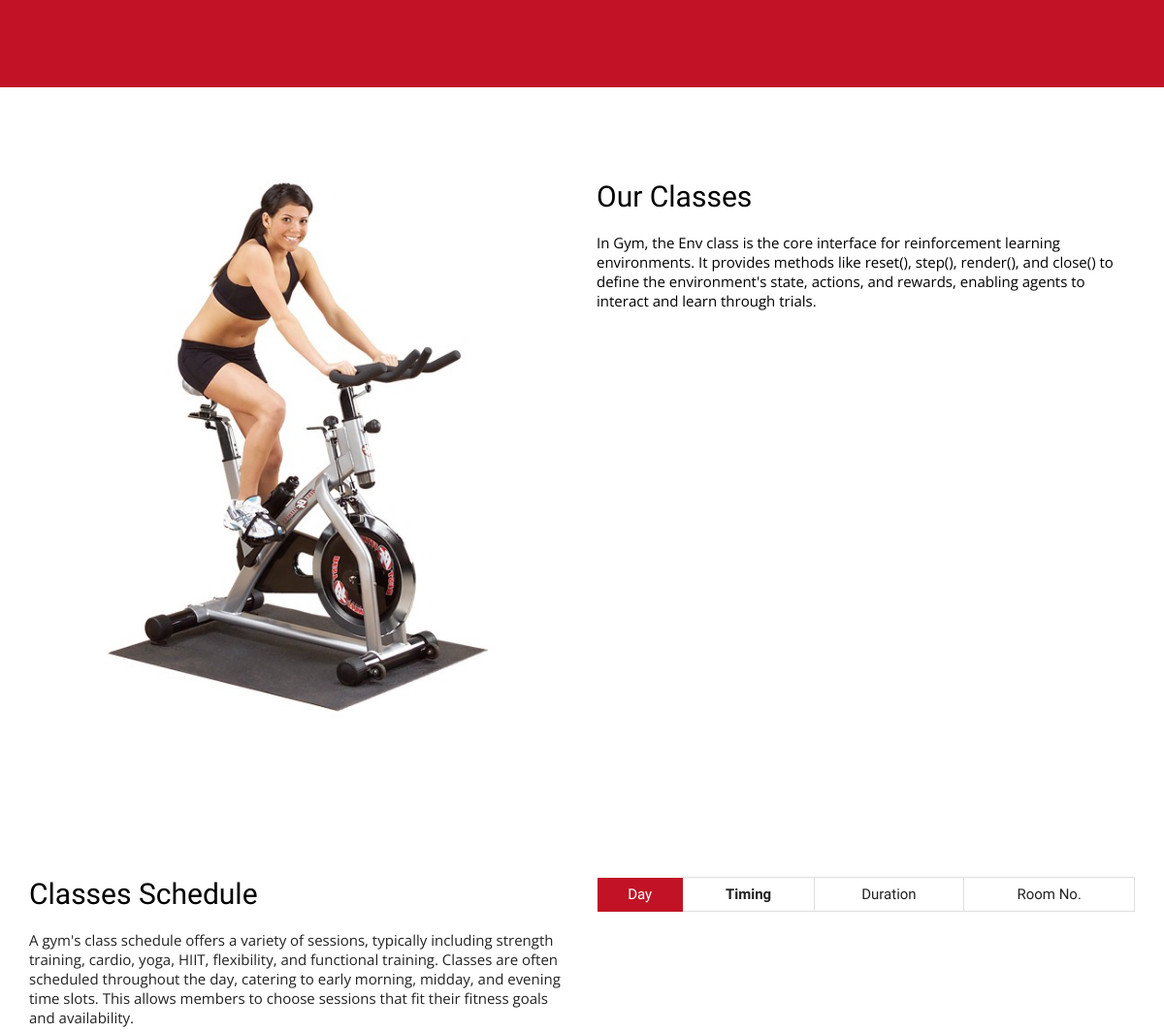
The app's page / (middle part), older data.
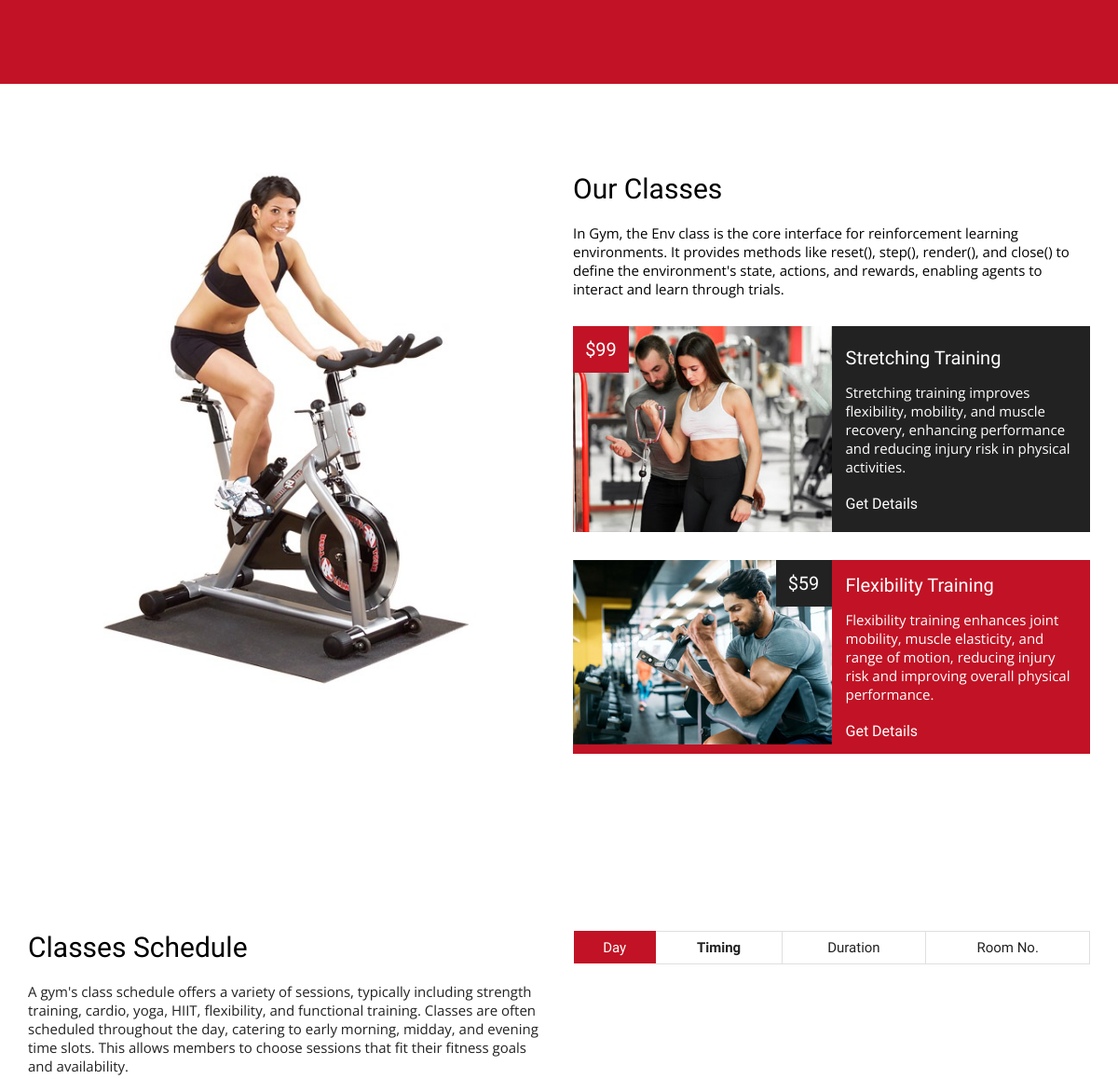
The same page, newer data.
### our_class/models.py (models this page shows)
class Class(models.Model):
    img=models.FileField(upload_to='about/',max_length=250, default="", blank=True, null=True)

class Class_Type(models.Model):
    class_type=models.CharField(max_length=100,default="")
    class_price=models.CharField(max_length=100,default="")
    class_des=models.TextField()
    class_type_img=models.FileField(upload_to='about/',max_length=250, default="", blank=True, null=True)

### home/views.py (the view, shortened to what this page needs)
# urls.py: path('',views.index,name='index'),
def index(request):
    AboutData=About.objects.all()
    ServiceData=Service.objects.all()
    ServiceType=Service_type.objects.all()
    ClassData=Class.objects.all()
    GalleryData=Gallery.objects.all()
    PackageData=Package.objects.all()
    ClassTypeData=Class_Type.objects.all()
    TrainingData=Training.objects.all()
    TableData=Table.objects.all()
    data={
        'AboutData':AboutData,
        'ServiceData':ServiceData,
        'ServiceType':ServiceType,
        'ClassData':ClassData,
        'GalleryData':GalleryData,
        'PackageData':PackageData,
        'ClassTypeData':ClassTypeData,
        'TrainingData':TrainingData,
        'TableData':TableData,
    }
    return render(request,'index.html',data)

### templates/index.html (shortened to what this page needs)
<!DOCTYPE html>
<html>
<head>
  <link rel="stylesheet" href="static/css/animate.css">
	<link rel="stylesheet" type="text/css" href="static/css/style.css">
</head>
<body>
 <section class="service" id="service">
 	<div class="container">
 		 <div class="content">
 		 	  <div class="text box wow slideInLeft">
 		 	  </div>
 		 	  <div class="accordian box wow slideInRight">
 		 	  </div>
 		 </div>
 	</div>
 </section>
<section class="classes" id="classes">
	<div class="container">
		 <div class="content">
			{% for i in ClassData %}
		 	  <div class="box img wow slideInLeft">
		 	  	 <img src="{{i.img.url}}" alt="classes" />
		 	  </div>
			{% endfor %}
		 	  <div class="box text wow slideInRight">
		 	  	 <h2>Our Classes</h2>
		 	  	 <p>In Gym, the Env class is the core interface for reinforcement learning environments. It provides methods like reset(), step(), render(), and close() to define the environment's state, actions, and rewards, enabling agents to interact and learn through trials.</p>
		 	  	<div class="class-items">
				{% for i in ClassTypeData %}
		 	  	 <div class="item wow bounceInUp">
                     <div class="item-img">
                     	 <img src="{{i.class_type_img.url}}" alt="classes">
                     	 <div class="price">
                     	 	 {{i.class_price}}
                     	 </div>
                     </div>
                     <div class="item-text">
                     	  <h4>{{i.class_type}}</h4>
                     	  <p>{{i.class_des}}</p>
                     	  <a href="">Get Details</a>
                     </div>
		 	  	 </div>
				 {% endfor %}
		 </div>
	</div>
</section>
  <section class="schedule" id="schedule">
  	 <div class="container">
  	 	  <div class="content">
  	 	  	   <div class="box text wow slideInLeft">
  	 	  	   	   <h2>Classes Schedule</h2>
  	 	  	   	   <p>
					A gym's class schedule offers a variety of sessions, typically including strength training, cardio, yoga, HIIT, flexibility, and functional training. Classes are often scheduled throughout the day, catering to early morning, midday, and evening time slots. This allows members to choose sessions that fit their fitness goals and availability.
  	 	  	   	   </p>
  	 	  	   </div>
  	 	  	   <div class="box timing wow slideInRight">
                   <table class="table">
					<thead>
						<tr>
							<td class="day">Day</td>
							<td><strong>Timing</strong></td>
							<td>Duration</td>
							<td>Room No.</td>
						</tr>
					</thead>
                   </table>
  	 	  	   </div>
  	 	  </div>
  	 </div>
  </section>
</body>
</html>

### static/css/style.css (style rules this page uses)
body { margin: 0; padding: 0; overflow-x: hidden; }
* { box-sizing: border-box; margin: 0; padding: 0; font-family: 'Oswald', sans-serif; }
.container { max-width: 1170px; margin: auto; }
.service { padding: 80px 0px; background-color: #c11325; }
.service .content { -webkit-display: flex; display: flex; }
.service .content .box { flex: 0 0 50%; max-width: 50%; padding: 15px; }
.classes { padding: 80px 0px 50px; background-color: #ffffff; }
.classes .content { -webkit-display: flex; display: flex; }
.classes .content .box { padding: 15px; flex: 0 0 50%; max-width: 50%; }
.classes .content .img img { width: 100%; -webkit-transform: rotateY(180deg); transform: rotateY(180deg); }
.classes .content .text h2 { font-size: 30px; font-weight: 500; color: #000000; padding: 0px 0px 20px; }
.classes .content .text p { font-size: 15px; line-height: 20px; color: #000000; margin: 0; padding: 0px 0px 30px; font-family: 'Open Sans', sans-serif; }
.classes .content .class-items .item { margin-bottom: 30px; display: flex; }
.classes .content .class-items .item:nth-child(1) { background-color: #222222; }
.classes .content .class-items .item:nth-child(2) { background-color: #c11325; }
.classes .content .class-items .item .item-text { padding: 15px; display: flex; flex-direction: column; justify-content: center; }
.classes .content .class-items .item .item-text, .classes .content .class-items .item .item-img { flex: 0 0 50%; max-width: 50%; position: relative; }
.classes .content .class-items .item .item-img img { width: 100%; display: block; }
.classes .content .class-items .item .item-img .price { position: absolute; height: 50px; width: 60px; font-size: 20px; font-weight: 500; color: #ffffff; text-align: center; line-height: 50px; }
.classes .content .class-items .item:nth-child(1) .item-img .price { background-color: #c11325; left: 0; top: 0; }
.classes .content .class-items .item:nth-child(2) .item-img .price { background-color: #222222; right: 0; top: 0; }
.classes .content .class-items .item .item-text h4 { font-size: 20px; margin: 0; padding: 0px 0px 15px; font-weight: 500; color: #ffffff; text-transform: capitalize; text-align: left; }
.classes .content .class-items .item .item-text p { font-size: 15px; line-height: 20px; color: #ffffff; text-align: left; margin: 0; padding: 0 0 20px; font-family: 'Open Sans', sans-serif; }
.classes .content .class-items .item .item-text a { font-size: 16px; text-decoration: none; display: inline-block; }
.classes .content .class-items .item .item-text a { color: #ffffff; }
.schedule { padding: 80px 0px; }
.schedule .content { -webkit-display: flex; display: flex; }
.schedule .content .box { flex: 0 0 50%; max-width: 100%; padding: 15px; }
.schedule .content .text h2 { font-size: 30px; font-weight: 500; color: #000000; padding: 0px 0px 20px; }
.schedule .content .text p { font-size: 15px; line-height: 20px; color: #222222; margin: 0; padding: 0px 0px 20px; font-family: 'Open Sans', sans-serif; }
.schedule .content .timing .table { width: 100%; border-collapse: collapse; }
.schedule .content .timing .table td { border: 1px solid #dfdfdf; padding: 8px; font-size: 15px; text-align: center; color: #222222; }
.schedule .content .timing .table tr:nth-child(odd) td.day { background-color: #444444; }
.schedule .content .timing .table tr:nth-child(1) td.day { background-color: #c11325; }
.schedule .content .timing .table tr td.day { color: #ffffff; border-color: transparent; }

### templates/index.html (style rules this page uses)
.wow:first-child { visibility: hidden; }

Row changes from the older to the newer data that the page shows:
added Class_Type: class_type_img (picture), class_price "$99", class_type "Stretching Training", class_des "Stretching training improves flexibility, mobility, and muscle recovery, enhancing performance and reducing injury risk in physical activities."
added Class_Type: class_type_img (picture), class_price "$59", class_type "Flexibility Training", class_des "Flexibility training enhances joint mobility, muscle elasticity, and range of motion, reducing injury risk and improving overall physical performance."
